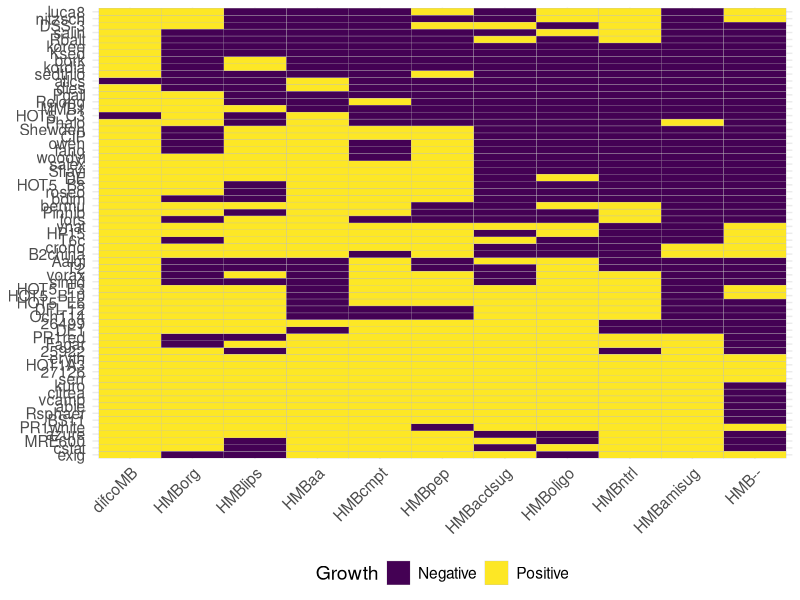
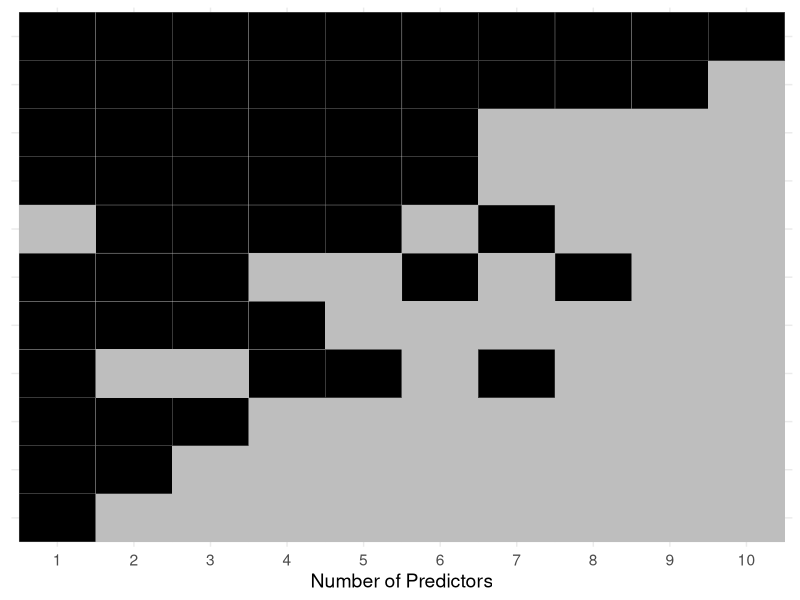

These charts were generated, in order, by the following R code: (Note: this script raises an error after producing the figures.)
## ---- chunk 1
knitr::opts_chunk$set(echo = TRUE)
library(tidyverse)
library(viridis)
## ---- chunk 2
# read data-- mean f1 for 5-fold CV all RF models using MASS labels
aggf1RF <- read.csv('MIP_classify_RF_f1_score_agg.csv') %>%
  mutate(response = factor(response, levels = c("difcoMB", "HMBcmpt", "HMBpep", "HMBaa", 
                                                "HMBlips", "HMBoligo", "HMBorg", "HMBntrl", 
                                                "HMBamisug", "HMBacdsug", "HMB--"))) %>%
  arrange(response)
colnames(aggf1RF) <- c("num_pred", "response", "f1_mean", "f1_std")

# read data-- RF control without MASS
rfCntrl <- read.csv('compare_classify_RF_f1_score_agg.csv') %>%
  mutate(response = factor(response, levels = c("difcoMB", "HMBcmpt", "HMBpep", "HMBaa", 
                                                "HMBlips", "HMBoligo", "HMBorg", "HMBntrl", 
                                                "HMBamisug", "HMBacdsug", "HMB--"))) %>%
  arrange(response) %>%
  mutate(num_pred = 'RFcntrl') %>%
  select(num_pred, response, mean, std)
colnames(rfCntrl) <- c("num_pred", "response", "f1_mean", "f1_std")

# combine mean f1 and control
comboF1 <- aggf1RF %>%
  mutate(num_pred = as.character(num_pred)) %>%
  bind_rows(rfCntrl)

# binary growth profiles
gp <- readxl::read_xlsx('growth_profiles_binary.xlsx')
### from github (Forchielli'2023): https://github.com/segrelab/marine_heterotrophs/blob/main/data/growth_profiles.xlsx
### gp <- readxl::read_xlsx("growth_profiles.xlsx") %>% mutate(across(-strain, ~if_else(.x>0, 1, 0)))
## ---- chunk 3
# compute Shannon entropy
entropy <- function(target) {
  freq <- table(target)/length(target)
  # vectorize
  vec <- as.data.frame(freq)[,2]
  #drop 0 to avoid NaN resulting from log2
  vec<-vec[vec>0]
  #compute entropy
  -sum(vec * log2(vec))
}

gp_ent <- lapply(gp[,-1], entropy) 
ent <- data.frame(medium = names(gp_ent),
                  entropy = unlist(gp_ent))
## ---- chunk 4
### Figure raw phenotype matrix as heatmap ###

# order rows and columns with hclust
marine_hm_clust_org <- hclust(dist(column_to_rownames(gp, "strain"), method = "euclidian"), method = "complete")
marine_hm_clust_cond <- hclust(dist(t(select(gp, -strain)), method = "euclidian"), method = "complete")

marine_hm <- gp %>%
  pivot_longer(-strain, names_to = "condition", values_to = "phenotype")

fig_marine_hm <- marine_hm %>%
  mutate(strain = fct_relevel(strain, marine_hm_clust_org$labels[marine_hm_clust_org$order]),
    condition = fct_relevel(condition, marine_hm_clust_cond$labels[marine_hm_clust_cond$order])) %>%
  # complete(num_pred, response) %>%
  # mutate(pred = if_else(is.na(f1_mean), 1, 0)) %>%
  # group_by(response) %>% mutate(x = sum(pred)) %>% ungroup() %>%
  # arrange(desc(x)) %>% mutate(response = fct_inorder(response)) %>%
  # mutate(num_pred = as.factor(num_pred)) %>%
  ggplot(., aes(x = condition, y = strain)) +
  geom_tile(aes(fill = as.factor(phenotype)), colour = "gray") +
  scale_fill_viridis(discrete = TRUE, labels = c("0" = "Negative", "1" = "Positive"), name = "Growth") +
  theme_minimal() +
  theme(text = element_text(size = 14, color = "black"),
        axis.text.x = element_text(angle = 45, hjust = 1, vjust = 1),
        legend.position = "bottom",
        axis.title.x = element_blank(), axis.title.y = element_blank())
fig_marine_hm
## ---- chunk 5
marine_hm_cond_var <- marine_hm %>%
  group_by(condition) %>%
  summarise(var = var(phenotype)) %>%
  ungroup() %>%
  arrange(desc(var)) %>%
  mutate(rank = fct_reorder(condition, var))
## ---- chunk 6
### Figure heatmap selected predictors
marine_mass_p <- aggf1RF %>%
  complete(num_pred, response) %>%
  mutate(pred = if_else(is.na(f1_mean), 1, 0)) %>%
  group_by(response) %>% mutate(x = sum(pred)) %>% ungroup() %>%
  arrange(desc(x)) %>% mutate(response = fct_inorder(response))

fig_marine_mass_p <- marine_mass_p %>%
  mutate(num_pred = as.factor(num_pred)) %>%
  ggplot(., aes(x = num_pred, y = response)) +
  geom_tile(aes(fill = as.factor(pred)), colour = "gray") +
  labs(x = "Number of Predictors") +
  scale_fill_manual(values = c("0" = "black", "1" = "gray"), guide = NULL) +
  theme_minimal() +
  theme(text = element_text(size = 14, color = "black"),
        axis.title.y = element_blank(), axis.text.y = element_blank())
fig_marine_mass_p

### Figure dot plots: Accuracy
fig_marine_mass_acc <- comboF1 %>%
  mutate(response = factor(response, levels = names(ord))) %>%
  mutate(num_pred = ifelse(num_pred == "RFcntrl", "C", num_pred)) %>%
  mutate(num_pred = factor(num_pred, levels = c(1, 2, 3, 4, 5, 6, 7, 8, 9, 10, "C"))) %>%
  ggplot(aes(x = as.factor(num_pred), y = f1_mean, color = response)) +
  geom_point(aes(size = f1_std), alpha = .75) +
  theme_classic() +
  theme(text = element_text(size = 14),
        legend.justification=c(1,0), 
        legend.position=c(1,0)) +
  scale_color_viridis(discrete = TRUE) +
  facet_wrap(~response) +
  guides(color = "none") +
  labs(y = "Mean Accuracy Score",
       x = "Number of Predictors",
       color = "Medium",
       size = "Standard Deviation")
fig_marine_mass_acc

### Figure bar graphs: Entropy
fig_marine_mass_ent <- ent %>%
  mutate(medium = factor(medium, levels = levels(marine_mass_p$response))) %>%
  ggplot(aes(x = medium, y = entropy, fill = medium)) +
  geom_col(width = 1) +
  theme_classic() +
  theme(text = element_text(size = 14, color = "black"),
        axis.text.y = element_text(hjust = 0.5, colour = "black")) +
  scale_fill_viridis(discrete = TRUE, direction = -1) +
  scale_y_continuous(breaks = c(0,.5,1)) +
  # scale_y_continuous(breaks = seq(0,1,.2)) +
  guides(fill = "none") +
  labs(x = "",
       y = "Shannon Entropy") +
  coord_flip()
fig_marine_mass_ent
## ---- chunk 7
png(filename = "fig-marine-mass.png", width = 4000, height = 3500, res = 300)
wrap_plots(A = fig_marine_hm,
           B = fig_marine_mass_p,
           C = fig_marine_mass_ent, 
           D = fig_marine_mass_acc,
           design = layout <- '
ABC
ADD
', heights = c(1,1), widths = c(3,3,1)) +
  plot_annotation(tag_levels = "A") & 
  theme(plot.tag = element_text(size = 18))
dev.off()
## ---- chunk 8
### Figure S2A ###
x <- gp %>%
  select(-strain) %>%
  colSums()

# times selected vs entropy w/ and w/o difco
p1 <- data.frame(medium = names(x), 
           ngrow = x,
           nsel = c(0, 5, 6, 8, 7, 5, 6, 9, 1, 4, 4)) %>%
  inner_join(ent, by = 'medium') %>%
  ggplot(aes(x = entropy, y = nsel, label = medium)) +
  geom_point() +
  scale_y_continuous(breaks = scales::pretty_breaks(10)) +
  theme_classic() +
  theme(text = element_text(size = 14)) +
  labs(y = "Times Selected as Predictor",
       x = "Shannon Entropy")
p1
